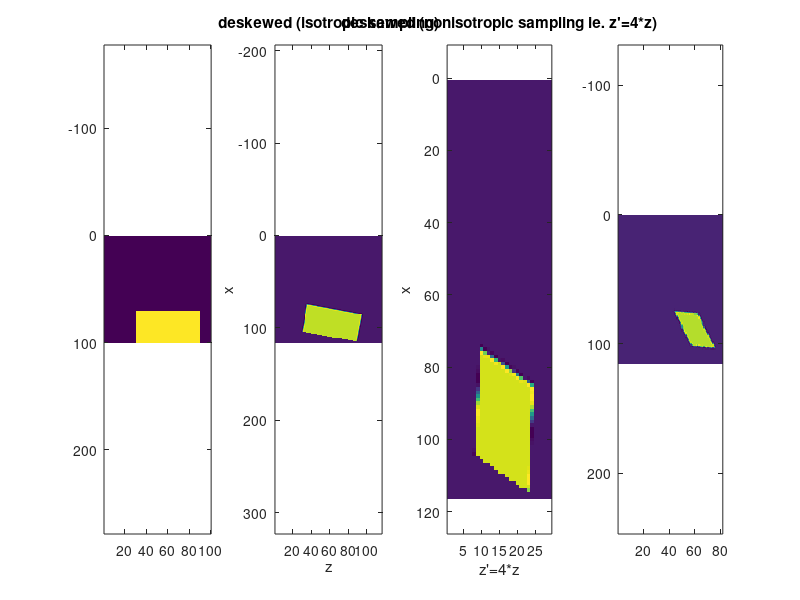

Write the MATLAB code that produced this figure. (Note: this script raises an error after producing the figure.)
clear
img = zeros(100);
img(71:100,31:90)=1;
rotAngle = -10;
imgRot = imrotate(img,rotAngle,'bicubic');
figure(1)
n=4;
subplot(1,n,1)
imagesc(img)
axis equal
axis tight
subplot(1,n,2)
imagesc(imgRot)
axis equal
axis tight
xlabel('z')
ylabel('x')
title('deskewed (isotropic sampling)')

imgRotLowSamp = imgRot(:,1:4:size(imgRot,2));
subplot(1,n,3)
imagesc(imgRotLowSamp)
xlabel('z''=4*z')
ylabel('x')
title('deskewed (nonisotropic sampling ie. z''=4*z)')
axis equal
axis tight

% shear correction (non isotropic rotation)

rotAngle2=29;
subplot(1,n,4)
imgRotLowSampBackRotated = imrotate(imgRotLowSamp,rotAngle2,'bicubic')
imagesc(imgRotLowSampBackRotated)
axis equal
axis tight
maximize


return;

sy= 0;%1/tan(rotAngle/180*pi); % tan theta;
sx = tan(rotAngle/180*pi); % tan theta
xx = 1;
yy = 1;
zz = 1;
xform =  [xx sx 0; sy yy 0; 0 0 zz];
tform = affine2d(xform);
imgShear1 = imwarp(imgRotLowSamp,tform);
imagesc(imgShear1)
